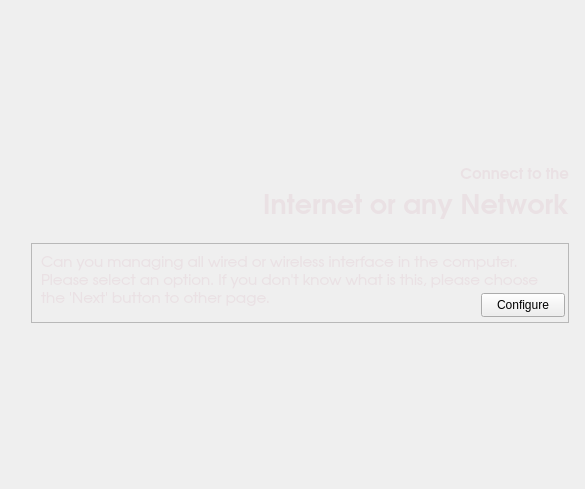
<?xml version="1.0" encoding="UTF-8"?>
<ui version="4.0">
 <class>networkWidget</class>
 <widget class="QWidget" name="networkWidget">
  <property name="geometry">
   <rect>
    <x>0</x>
    <y>0</y>
    <width>585</width>
    <height>489</height>
   </rect>
  </property>
  <property name="windowTitle">
   <string>Network</string>
  </property>
  <layout class="QGridLayout" name="gridLayout_2">
   <item row="2" column="1">
    <layout class="QGridLayout" name="layout"/>
   </item>
   <item row="1" column="0">
    <spacer name="horizontalSpacer">
     <property name="orientation">
      <enum>Qt::Horizontal</enum>
     </property>
     <property name="sizeType">
      <enum>QSizePolicy::Fixed</enum>
     </property>
     <property name="sizeHint" stdset="0">
      <size>
       <width>20</width>
       <height>20</height>
      </size>
     </property>
    </spacer>
   </item>
   <item row="0" column="1">
    <spacer name="verticalSpacer_3">
     <property name="orientation">
      <enum>Qt::Vertical</enum>
     </property>
     <property name="sizeType">
      <enum>QSizePolicy::Expanding</enum>
     </property>
     <property name="sizeHint" stdset="0">
      <size>
       <width>20</width>
       <height>20</height>
      </size>
     </property>
    </spacer>
   </item>
   <item row="3" column="1">
    <spacer name="verticalSpacer_4">
     <property name="orientation">
      <enum>Qt::Vertical</enum>
     </property>
     <property name="sizeType">
      <enum>QSizePolicy::Expanding</enum>
     </property>
     <property name="sizeHint" stdset="0">
      <size>
       <width>20</width>
       <height>40</height>
      </size>
     </property>
    </spacer>
   </item>
   <item row="1" column="2">
    <spacer name="horizontalSpacer_2">
     <property name="orientation">
      <enum>Qt::Horizontal</enum>
     </property>
     <property name="sizeType">
      <enum>QSizePolicy::Fixed</enum>
     </property>
     <property name="sizeHint" stdset="0">
      <size>
       <width>5</width>
       <height>20</height>
      </size>
     </property>
    </spacer>
   </item>
   <item row="1" column="1">
    <layout class="QVBoxLayout" name="verticalLayout">
     <item>
      <widget class="QLabel" name="label">
       <property name="sizePolicy">
        <sizepolicy hsizetype="Preferred" vsizetype="Fixed">
         <horstretch>0</horstretch>
         <verstretch>0</verstretch>
        </sizepolicy>
       </property>
       <property name="minimumSize">
        <size>
         <width>0</width>
         <height>50</height>
        </size>
       </property>
       <property name="font">
        <font>
         <family>URW Gothic L</family>
         <pointsize>9</pointsize>
         <weight>75</weight>
         <bold>true</bold>
        </font>
       </property>
       <property name="styleSheet">
        <string>color: rgb(234, 225, 228);</string>
       </property>
       <property name="text">
        <string>&lt;!DOCTYPE HTML PUBLIC &quot;-//W3C//DTD HTML 4.0//EN&quot; &quot;http://www.w3.org/TR/REC-html40/strict.dtd&quot;&gt;
&lt;html&gt;&lt;head&gt;&lt;meta name=&quot;qrichtext&quot; content=&quot;1&quot; /&gt;&lt;style type=&quot;text/css&quot;&gt;
p, li { white-space: pre-wrap; }
&lt;/style&gt;&lt;/head&gt;&lt;body style=&quot; font-family:'URW Gothic L'; font-size:9pt; font-weight:600; font-style:normal;&quot;&gt;
&lt;p style=&quot; margin-top:0px; margin-bottom:0px; margin-left:0px; margin-right:0px; -qt-block-indent:0; text-indent:0px;&quot;&gt;&lt;span style=&quot; font-size:11pt;&quot;&gt;Connect to the&lt;/span&gt;&lt;/p&gt;
&lt;p style=&quot; margin-top:0px; margin-bottom:0px; margin-left:0px; margin-right:0px; -qt-block-indent:0; text-indent:0px;&quot;&gt;&lt;span style=&quot; font-size:20pt;&quot;&gt;Internet or any Network&lt;/span&gt;&lt;/p&gt;&lt;/body&gt;&lt;/html&gt;</string>
       </property>
       <property name="alignment">
        <set>Qt::AlignRight|Qt::AlignTrailing|Qt::AlignVCenter</set>
       </property>
      </widget>
     </item>
     <item>
      <spacer name="verticalSpacer_5">
       <property name="orientation">
        <enum>Qt::Vertical</enum>
       </property>
       <property name="sizeType">
        <enum>QSizePolicy::Fixed</enum>
       </property>
       <property name="sizeHint" stdset="0">
        <size>
         <width>20</width>
         <height>15</height>
        </size>
       </property>
      </spacer>
     </item>
     <item>
      <widget class="QFrame" name="frame">
       <property name="sizePolicy">
        <sizepolicy hsizetype="Expanding" vsizetype="Expanding">
         <horstretch>0</horstretch>
         <verstretch>0</verstretch>
        </sizepolicy>
       </property>
       <property name="minimumSize">
        <size>
         <width>0</width>
         <height>80</height>
        </size>
       </property>
       <property name="frameShape">
        <enum>QFrame::StyledPanel</enum>
       </property>
       <property name="frameShadow">
        <enum>QFrame::Sunken</enum>
       </property>
       <widget class="QLabel" name="labelMouseDesc">
        <property name="geometry">
         <rect>
          <x>10</x>
          <y>10</y>
          <width>521</width>
          <height>76</height>
         </rect>
        </property>
        <property name="sizePolicy">
         <sizepolicy hsizetype="Preferred" vsizetype="Expanding">
          <horstretch>0</horstretch>
          <verstretch>0</verstretch>
         </sizepolicy>
        </property>
        <property name="minimumSize">
         <size>
          <width>300</width>
          <height>0</height>
         </size>
        </property>
        <property name="font">
         <font>
          <family>URW Gothic L</family>
          <pointsize>11</pointsize>
         </font>
        </property>
        <property name="styleSheet">
         <string notr="true">color: rgb(234, 225, 228);</string>
        </property>
        <property name="text">
         <string>&lt;!DOCTYPE HTML PUBLIC &quot;-//W3C//DTD HTML 4.0//EN&quot; &quot;http://www.w3.org/TR/REC-html40/strict.dtd&quot;&gt;
&lt;html&gt;&lt;head&gt;&lt;meta name=&quot;qrichtext&quot; content=&quot;1&quot; /&gt;&lt;style type=&quot;text/css&quot;&gt;
p, li { white-space: pre-wrap; }
&lt;/style&gt;&lt;/head&gt;&lt;body style=&quot; font-family:'URW Gothic L'; font-size:11pt; font-weight:400; font-style:normal;&quot;&gt;
&lt;p style=&quot; margin-top:0px; margin-bottom:0px; margin-left:0px; margin-right:0px; -qt-block-indent:0; text-indent:0px;&quot;&gt;Can you managing all wired or wireless interface in the computer.  Please select an option. If you don't know what is this, please choose the 'Next' button to other page.&lt;/p&gt;
&lt;p style=&quot;-qt-paragraph-type:empty; margin-top:0px; margin-bottom:0px; margin-left:0px; margin-right:0px; -qt-block-indent:0; text-indent:0px;&quot;&gt;&lt;/p&gt;&lt;/body&gt;&lt;/html&gt;</string>
        </property>
        <property name="alignment">
         <set>Qt::AlignLeading|Qt::AlignLeft|Qt::AlignVCenter</set>
        </property>
        <property name="wordWrap">
         <bool>true</bool>
        </property>
       </widget>
       <widget class="QPushButton" name="pushNetButton">
        <property name="geometry">
         <rect>
          <x>450</x>
          <y>50</y>
          <width>84</width>
          <height>24</height>
         </rect>
        </property>
        <property name="sizePolicy">
         <sizepolicy hsizetype="Fixed" vsizetype="Expanding">
          <horstretch>0</horstretch>
          <verstretch>0</verstretch>
         </sizepolicy>
        </property>
        <property name="statusTip">
         <string>Configure now network connections ....</string>
        </property>
        <property name="text">
         <string>Configure</string>
        </property>
       </widget>
      </widget>
     </item>
     <item>
      <spacer name="verticalSpacer_6">
       <property name="orientation">
        <enum>Qt::Vertical</enum>
       </property>
       <property name="sizeType">
        <enum>QSizePolicy::Fixed</enum>
       </property>
       <property name="sizeHint" stdset="0">
        <size>
         <width>20</width>
         <height>5</height>
        </size>
       </property>
      </spacer>
     </item>
    </layout>
   </item>
  </layout>
 </widget>
 <resources/>
 <connections/>
</ui>
